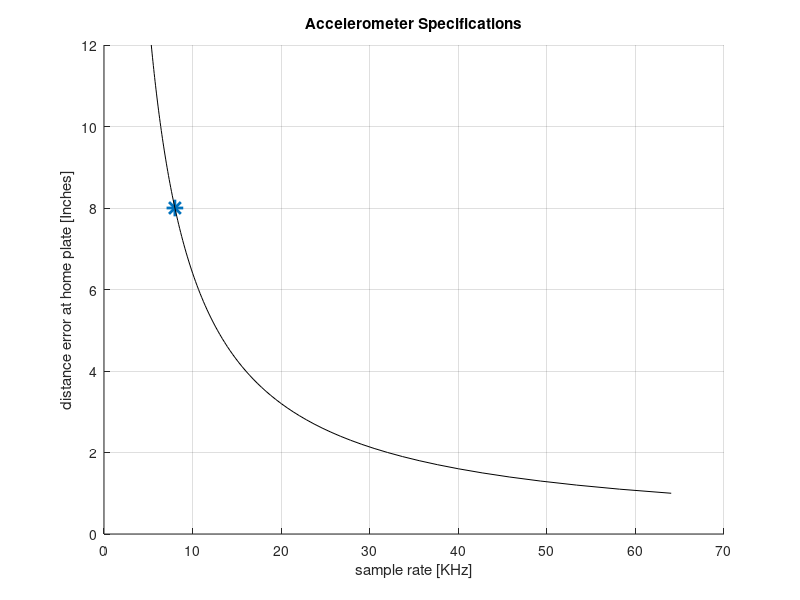

Here is the MATLAB script that generated this plot: (Note: this script raises an error after producing the figure.)
clear all; close all; clc;

%% variable variables
d = 1:.1:12; %[inches] amount of error

%% set the fixed variables
l = 60*12 + 6; %[inches]
t = 2.069 - 2.035; %[seconds]

%% calculate max angles

first = [14.650	13.230];
first  = (1/norm(first)).*first;

second = [-15.831	20.260];
second = (1/norm(second)).*second;

omega = acosd(dot(first,second));

omega_dot = omega / t; %degrees / second

%% insert calculations from that plane ride
theta_error = atand(d/(2*l)); % 2l?
f = 1 ./ (theta_error ./ omega_dot);
f = f/1000; %[Khz]

%% plot the calculated variables
hold on
plot(f(71),d(71),'*','MarkerSize',12,'LineWidth',2) %SR = 8 Khz
% plot(f(34),d(34),'*','MarkerSize',12,'LineWidth',2) %SR = 15 Khz
% plot(f(23),d(23),'*','MarkerSize',12,'LineWidth',2) %SR = 20 Khz
plot (f,d,'k');
ylabel('distance error at home plate [Inches]')
xlabel('sample rate [KHz]')
title('Accelerometer Specifications')
grid('on')
ax = gca;
ax.YTick = 1:24;
ax.XTick = 0:5:70;
set(ax,'fontsize',14)
legend('(8 Khz, 8 inches)','location','best')
hold off

%% find the strikezone accuracy in a different chart
l_szone = 21.45; %inches
strikezonesize = l_szone^2;%inches^2
strikezonesize_witherror = (l_szone + 2*d).^2;
% error = strikezonesize_witherror - strikezonesize;
% s = ((error) ./ strikezonesize);
s = 100*((strikezonesize ./ strikezonesize_witherror));

% don't plot this for now
% figure
% plot(d,s,'linewidth',2);
% ylabel('Error in Strike Calculation [%]')
% xlabel('sample rate [KHz]')
% xlabel('distance off at home plate')
% title('Strikezone Calculation Accuracy')
% grid('on')
% ay = gca;
% % ay.YTick = 90:100;
% % ay.XTick = 0:5:70;
% set(ay,'fontsize',14)